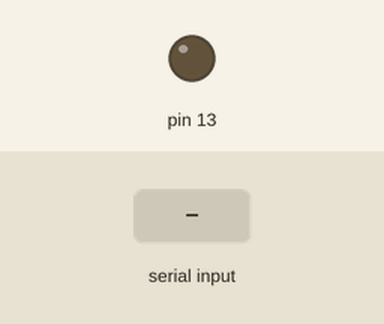
This sketch was run on a simulated Arduino Uno, built with avr-gcc and run on an emulated ATmega328P. On the bench: output pins drawn as LEDs (lit = HIGH). Inputs (shaded band) come from the test bench. What the sketch prints to the serial monitor is not drawn.

Above: at 1.8 s.
1.9 s: "ok\n" received over the second serial link
At 2.2 s:
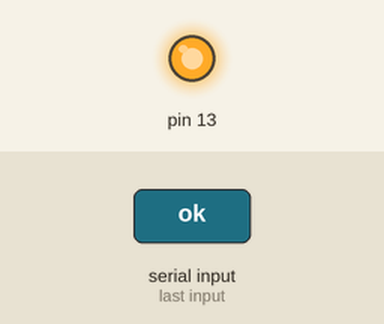
4.4 s: "1\n" received over the second serial link
Timing chart, 0 to 7.4 s (numbered marks = the images above; inputs shaded):
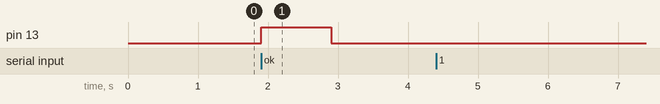

Measured:
- after the input at 1.9 s, pin 13: LOW → HIGH at once, → LOW 1.0 s later
- after the input at 4.4 s, every drawn part: stays the same

The sketch:

LoraBlinkerTX.ino
```cpp
/*
 * Author: JP Meijers
 * 30 September 2016
 */

#include <SoftwareSerial.h>

SoftwareSerial loraSerial(10, 11);

String str;

void setup() {
  //output LED pin
  pinMode(13, OUTPUT);
  led_off();

  // Open serial communications and wait for port to open:

  Serial.begin(57600);

  loraSerial.begin(9600);
  loraSerial.setTimeout(1000);
  lora_autobaud();

  led_on();
  delay(1000);
  led_off();

  Serial.println("Initiating LoRa");

  loraSerial.listen();
  str = loraSerial.readStringUntil('\n');
  Serial.println(str);
  loraSerial.println("sys get ver"); //p16
  str = loraSerial.readStringUntil('\n');
  Serial.println(str);

  loraSerial.println("mac pause"); //p22
  str = loraSerial.readStringUntil('\n');
  Serial.println(str);

//  loraSerial.println("radio set bt 0.5");
//  wait_for_ok();

  loraSerial.println("radio set mod lora"); //p40
  str = loraSerial.readStringUntil('\n');
  Serial.println(str);

  loraSerial.println("radio set freq 869100000"); //p40
  str = loraSerial.readStringUntil('\n');
  Serial.println(str);

  loraSerial.println("radio set pwr 14"); //p41
  str = loraSerial.readStringUntil('\n');
  Serial.println(str);

  loraSerial.println("radio set sf sf7"); //p41
  str = loraSerial.readStringUntil('\n');
  Serial.println(str);

  loraSerial.println("radio set afcbw 41.7");//p41
  str = loraSerial.readStringUntil('\n');
  Serial.println(str);

  loraSerial.println("radio set rxbw 125");//p41
  str = loraSerial.readStringUntil('\n');
  Serial.println(str);

//  loraSerial.println("radio set bitrate 50000");
//  wait_for_ok();

//  loraSerial.println("radio set fdev 25000");
//  wait_for_ok();

  loraSerial.println("radio set prlen 8"); //p42
  str = loraSerial.readStringUntil('\n');
  Serial.println(str);

  loraSerial.println("radio set crc on");//p42
  str = loraSerial.readStringUntil('\n');
  Serial.println(str);

  loraSerial.println("radio set iqi off");//p42
  str = loraSerial.readStringUntil('\n');
  Serial.println(str);

  loraSerial.println("radio set cr 4/5");//p42
  str = loraSerial.readStringUntil('\n');
  Serial.println(str);

  loraSerial.println("radio set wdt 60000"); //disable for continuous reception //p43
  str = loraSerial.readStringUntil('\n');
  Serial.println(str);

  loraSerial.println("radio set sync 12"); //p43
  str = loraSerial.readStringUntil('\n');
  Serial.println(str);

  loraSerial.println("radio set bw 125"); //p43
  str = loraSerial.readStringUntil('\n');
  Serial.println(str);

  Serial.println("starting loop");
}

void loop() {
  led_on();
  //loraSerial.println("radio tx 20"); //p39
  loraSerial.println("radio tx 48656c6C6F"); //p39 Transmit Hello
  str = loraSerial.readStringUntil('\n');
  Serial.println(str);
  str = loraSerial.readStringUntil('\n');
  Serial.println(str);
  led_off();
  delay(200);
}

void lora_autobaud()
{
  String response = "";
  while (response=="")
  {
    delay(1000);
    loraSerial.write((byte)0x00);
    loraSerial.write(0x55);
    loraSerial.println();
    loraSerial.println("sys get ver");
    response = loraSerial.readStringUntil('\n');
  }
}

/*
 * This function blocks until the word "ok\n" is received on the UART,
 * or until a timeout of 3*5 seconds.
 */
int wait_for_ok()
{
  str = loraSerial.readStringUntil('\n');
  if ( str.indexOf("ok") == 0 ) {
    return 1;
  }
  else return 0;
}

void led_on()
{
  digitalWrite(13, 1);
}

void led_off()
{
  digitalWrite(13, 0);
}
```
